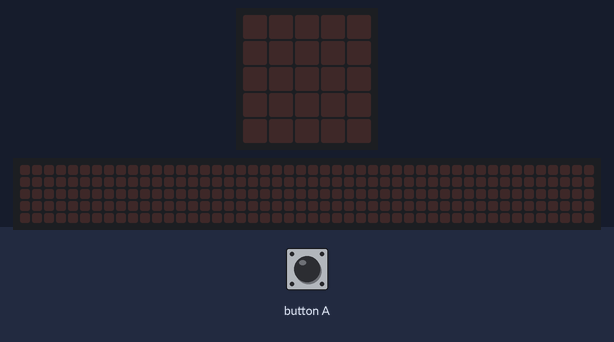
Recording of a program running on a simulated BBC micro:bit running MicroPython. Shown: the board's 5×5 LED display, a strip that is not on the board, showing the scrolling text unrolled. Inputs (shaded band) come from the test bench. Random numbers come from a fixed seed; the 48×5 strip is a reading aid, not a part: it shows the text the display is scrolling, unrolled, one strip-width of it at a time.

Above: at 1.2 s.
1.3 s: button A pressed for 0.15 s
At 1.37 s:
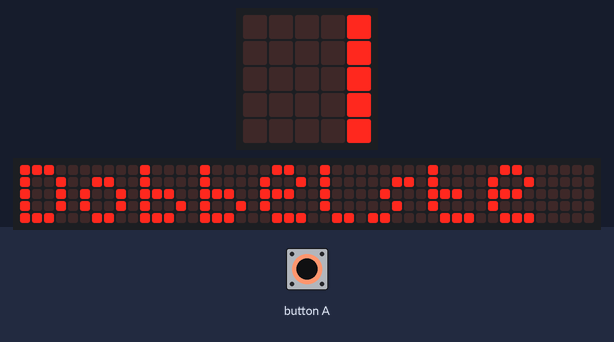
7.3 s: button A pressed for 3.2 s
At 10.22 s:
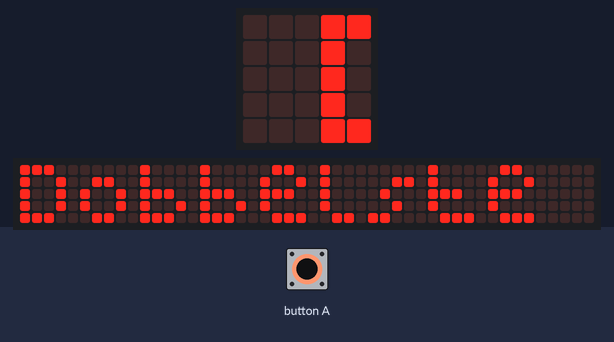

Measured:
- after the input at 1.3 s, the display: changes at once (image 1)

The program:

Les-3_2.py
```python
from microbit import *
import random
while True:
    if button_a.is_pressed():
        display.scroll("Dobbelsteen")

    if accelerometer.was_gesture('shake'):
        display.clear()
        choice = random.randint(0, 5)
        if choice == 0:
            display.show("1")
        elif choice == 1:
            display.show("2")
        elif choice == 2:
            display.show("3")
        elif choice == 3:
            display.show("4")
        elif choice == 4:
            display.show("5")
        elif choice == 5:
            display.show("6")
```
